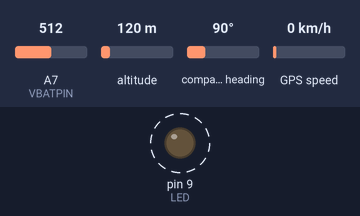
The sketch below on a simulated Arduino Nano, built with avr-gcc and run on an emulated ATmega328P. Parts: output pins drawn as LEDs (lit = HIGH). Dashed ring = blinking. The inputs (shaded band) are chosen by the test bench; at power-on: A7 (VBATPIN) = 512, altitude 120 m, compass heading 90°, GPS speed 0 km/h. The GPS gets a fix after 3 s at 37.7749, -122.4194 with 8 satellites; no radio packets arrive unless stated; what the sketch prints to the serial monitor is not drawn.

Above: at 1.6 s.
Timing chart, 0 to 5.7 s (numbered marks = the images above):
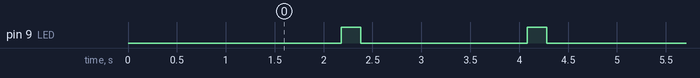

The sketch:

moteino_lora_gps_json_tx.ino
```cpp
// Feather9x_TX
// -*- mode: C++ -*-
// Example sketch showing how to create a simple messaging client (transmitter)
// with the RH_RF95 class. RH_RF95 class does not provide for addressing or
// reliability, so you should only use RH_RF95 if you do not need the higher
// level messaging abilities.
// It is designed to work with the other example Feather9x_RX

// Send voltage
// https://learn.adafruit.com/adafruit-feather-m0-adalogger/power-management

#include <SPI.h>
#include <RH_RF95.h>
#include "LowPower.h"
#include <ArduinoJson.h>

#include <Adafruit_GPS.h>
#include <SoftwareSerial.h>


// Device ID
#define DEVID 8

#define sleep_8_loops 1 // number of sleep loops


// GPS
// If using software serial, keep this line enabled
// (you can change the pin numbers to match your wiring):
SoftwareSerial mySerial(3, 2);
Adafruit_GPS GPS(&mySerial);

// Set GPSECHO to 'false' to turn off echoing the GPS data to the Serial console
// Set to 'true' if you want to debug and listen to the raw GPS sentences.
#define GPSECHO  false

// this keeps track of whether we're using the interrupt
// off by default!
boolean usingInterrupt = false;
void useInterrupt(boolean); // Func prototype keeps Arduino 0023 happy


// LORA

// Change to 434.0 or other frequency, must match RX's freq!
//#define RF95_FREQ 915.0
#define RF95_FREQ 868.0


// Singleton instance of the radio driver
//RH_RF95 rf95(RFM95_CS, RFM95_INT);
RH_RF95 rf95;

// Blinky on receipt
#define LED 9

// Voltage PIN
#define VBATPIN A7


void setup()
{

  // GPS -------------------------------------------------
  // 9600 NMEA is the default baud rate for Adafruit MTK GPS's- some use 4800
  GPS.begin(9600);
  // uncomment this line to turn on RMC (recommended minimum) and GGA (fix data) including altitude
  GPS.sendCommand(PMTK_SET_NMEA_OUTPUT_RMCGGA);
  // uncomment this line to turn on only the "minimum recommended" data
  //GPS.sendCommand(PMTK_SET_NMEA_OUTPUT_RMCONLY);
  // For parsing data, we don't suggest using anything but either RMC only or RMC+GGA since
  // the parser doesn't care about other sentences at this time

  // Set the update rate
  GPS.sendCommand(PMTK_SET_NMEA_UPDATE_1HZ);   // 1 Hz update rate
  // For the parsing code to work nicely and have time to sort thru the data, and
  // print it out we don't suggest using anything higher than 1 Hz

  // Request updates on antenna status, comment out to keep quiet
  GPS.sendCommand(PGCMD_ANTENNA);

  // the nice thing about this code is you can have a timer0 interrupt go off
  // every 1 millisecond, and read data from the GPS for you. that makes the
  // loop code a heck of a lot easier!
  useInterrupt(true);

  delay(1000);
  // Ask for firmware version
  mySerial.println(PMTK_Q_RELEASE);


  pinMode(LED, OUTPUT);
  //pinMode(RFM95_RST, OUTPUT);
  //digitalWrite(RFM95_RST, HIGH);

//  while (!Serial);
  Serial.begin(9600);
  delay(100);

  Serial.println(" LoRa TX Test!");

  while (!rf95.init()) {
    Serial.println("LoRa radio init failed");
    while (1);
  }
  Serial.println("LoRa radio init OK!");

  // Defaults after init are 434.0MHz, modulation GFSK_Rb250Fd250, +13dbM
  if (!rf95.setFrequency(RF95_FREQ)) {
    Serial.println("setFrequency failed");
    while (1);
  }
  Serial.print("Set Freq to: "); Serial.println(RF95_FREQ);

  // Defaults after init are 434.0MHz, 13dBm, Bw = 125 kHz, Cr = 4/5, Sf = 128chips/symbol, CRC on

  // The default transmitter power is 13dBm, using PA_BOOST.
  // If you are using RFM95/96/97/98 modules which uses the PA_BOOST transmitter pin, then
  // you can set transmitter powers from 5 to 23 dBm:
  rf95.setTxPower(23, false);
}

int16_t packetnum = 0;  // packet counter, we increment per xmission


// Interrupt is called once a millisecond, looks for any new GPS data, and stores it
SIGNAL(TIMER0_COMPA_vect) {
  char c = GPS.read();
  // if you want to debug, this is a good time to do it!
#ifdef UDR0
  if (GPSECHO)
    if (c) UDR0 = c;
    // writing direct to UDR0 is much much faster than Serial.print
    // but only one character can be written at a time.
#endif
}

void useInterrupt(boolean v) {
  if (v) {
    // Timer0 is already used for millis() - we'll just interrupt somewhere
    // in the middle and call the "Compare A" function above
    OCR0A = 0xAF;
    TIMSK0 |= _BV(OCIE0A);
    usingInterrupt = true;
  } else {
    // do not call the interrupt function COMPA anymore
    TIMSK0 &= ~_BV(OCIE0A);
    usingInterrupt = false;
  }
}

uint32_t timer = millis();


void loop()
{

// GPS

 // in case you are not using the interrupt above, you'll
  // need to 'hand query' the GPS, not suggested :(
  if (! usingInterrupt) {
    // read data from the GPS in the 'main loop'
    char c = GPS.read();
    // if you want to debug, this is a good time to do it!
    if (GPSECHO)
      if (c) Serial.print(c);
  }

  // if a sentence is received, we can check the checksum, parse it...
  if (GPS.newNMEAreceived()) {
    // a tricky thing here is if we print the NMEA sentence, or data
    // we end up not listening and catching other sentences!
    // so be very wary if using OUTPUT_ALLDATA and trytng to print out data
    //Serial.println(GPS.lastNMEA());   // this also sets the newNMEAreceived() flag to false

    if (!GPS.parse(GPS.lastNMEA()))   // this also sets the newNMEAreceived() flag to false
      return;  // we can fail to parse a sentence in which case we should just wait for another
  }


  // if millis() or timer wraps around, we'll just reset it
  if (timer > millis())  timer = millis();

  // approximately every 2 seconds or so, print out the current stats
  if (millis() - timer > 2000) {

  // LORA radio

  Serial.println("Sending to rf95_server");

  float measuredvbat = analogRead(VBATPIN);
  measuredvbat *= 2;    // we divided by 2, so multiply back
  measuredvbat *= 3.3;  // Multiply by 3.3V, our reference voltage
  measuredvbat /= 1024; // convert to voltage

  StaticJsonBuffer<200> jsonBuffer;
  JsonObject& root = jsonBuffer.createObject();
  root["id"] = DEVID;
  root["millis"] = millis();


timer = millis(); // reset the timer

/*
Serial.print(GPS.hour, DEC); Serial.print(':');
    Serial.print(GPS.minute, DEC); Serial.print(':');
    Serial.print(GPS.seconds, DEC); Serial.print('.');
    Serial.println(GPS.milliseconds);
    Serial.print("Date: ");
    Serial.print(GPS.day, DEC); Serial.print('/');
    Serial.print(GPS.month, DEC); Serial.print("/20");
    Serial.println(GPS.year, DEC);
*/

int year = GPS.year;
int month = GPS.month;
int day = GPS.day;

int hour = GPS.hour;
//Serial.println(a);
int minute = GPS.minute;
int second = GPS.seconds;


  JsonObject& date = root.createNestedObject("date");

 // root["date"]=theDate;
  //root["time"]=theTime;
  date["y"]=year;
  date["mon"]=month;
  date["d"]=day;
  date["h"]=hour;
  date["min"]=minute;
  date["s"]=second;


  JsonObject& loc = root.createNestedObject("loc");
  //data["vbat"] = double_with_n_digits(measuredvbat, 3);
  loc["lat"] = double_with_n_digits(GPS.latitudeDegrees,6);
  loc["lon"] = double_with_n_digits(GPS.longitudeDegrees,6);

  char buf[251];
  root.printTo(buf, sizeof(buf));
  buf[sizeof(buf)-1] = 0;

  Serial.print("Sending "); Serial.println(buf);
  rf95.send((uint8_t *)buf, sizeof(buf));


  Serial.println("Waiting for packet to complete..."); delay(10);
  rf95.waitPacketSent();

/*
  uint8_t buf[RH_RF95_MAX_MESSAGE_LEN];
  uint8_t len = sizeof(buf);

  Serial.println("Waiting for reply..."); delay(10);
  if (rf95.waitAvailableTimeout(1000))
  {
    // Should be a reply message for us now
    if (rf95.recv(buf, &len))
   {
      Serial.print("Got reply: ");
      Serial.println((char*)buf);
      Serial.print("RSSI: ");
      Serial.println(rf95.lastRssi(), DEC);
    }
    else
    {
      Serial.println("Receive failed");
    }
  }
  else
  {
    Serial.println("No reply, is there a listener around?");
  }
*/

    digitalWrite(LED,HIGH);
    delay(200);
    digitalWrite(LED, LOW);

  //delay(8000);

 // delay(3000);

  /*
  for (int i=0;i<sleep_8_loops;i++) {
  LowPower.powerDown(SLEEP_8S, ADC_OFF, BOD_OFF);
  }
  */
  }
}
```

Measured:
- by itself, pin 9 (LED): alternates HIGH for 0.20 s and LOW for 1.8 s, 34 changes in all, then stays LOW
- by itself, everything shown: repeats every 8.0 s, in 8 steps
